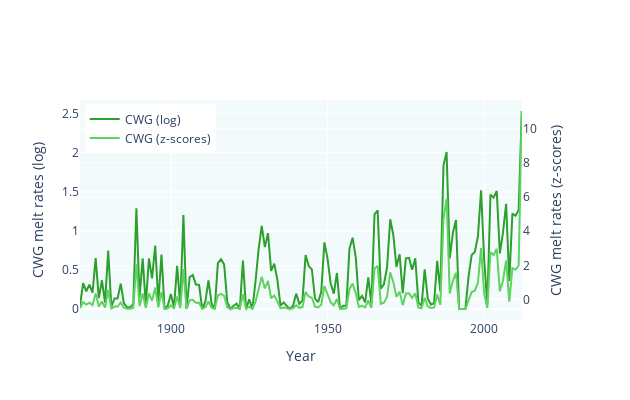

The code cell stored with this chart in its notebook:
### Markdown cell above
## CWG-NU melt rates

### Code cell
fig = make_subplots(specs=[[{"secondary_y": True}]])

fig.add_trace(go.Scatter(x=list(range(1871, 2013)),y=CWG_log,mode='lines',name='CWG (log)',line=dict(color='#2CA02C')),secondary_y=False)
fig.add_trace(go.Scatter(x=list(range(1871, 2013)),y=CWG,mode='lines',name='CWG (z-scores)',line=dict(color='#5FD35F')),secondary_y=True)

fig.update_layout(plot_bgcolor='rgba(215, 238, 244, 0.3)',width=630,height=400,xaxis_title='Year',legend=dict(x=0.01, y=0.98))
fig.update_yaxes(title_text='CWG melt rates (log)', secondary_y=False)
fig.update_yaxes(title_text='CWG melt rates (z-scores)', secondary_y=True)

fig.show()

### Figure 1 — Plotly figure (JSON) as saved in the notebook; plotly's stock layout.template omitted (floating-point values rounded to 4 significant figures; data arrays with more than 128 entries replaced by an {"elided": "..."} marker saying what was removed)
{"data": [{"line": {"color": "#2CA02C"}, "mode": "lines", "name": "CWG (log)", "type": "scatter", "x": {"elided": "142 int values"}, "xaxis": "x", "y": {"elided": "143 float values"}, "yaxis": "y"}, {"line": {"color": "#5FD35F"}, "mode": "lines", "name": "CWG (z-scores)", "type": "scatter", "x": {"elided": "142 int values"}, "xaxis": "x", "y": {"elided": "143 float values"}, "yaxis": "y2"}], "layout": {"height": 400, "legend": {"x": 0.01, "y": 0.98}, "plot_bgcolor": "rgba(215, 238, 244, 0.3)", "width": 630, "xaxis": {"anchor": "y", "domain": [0, 0.94], "title": {"text": "Year"}}, "yaxis": {"anchor": "x", "domain": [0, 1], "title": {"text": "CWG melt rates (log)"}}, "yaxis2": {"anchor": "x", "overlaying": "y", "side": "right", "title": {"text": "CWG melt rates (z-scores)"}}}}
